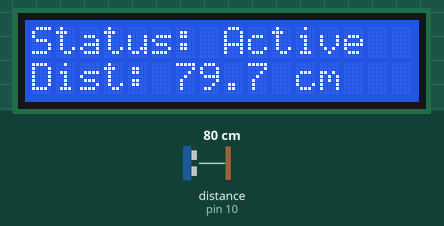
The sketch below on a simulated Arduino Uno, built with avr-gcc and run on an emulated ATmega328P. On the bench: 16×2 character LCD. Wiring (inferred from the names in the program): ultrasonic range finder: trigger pin 9; echo pin 10. The test bench sets the inputs (shaded band); at power-on: distance to the obstacle (sensor on pin 10) 80 cm. The echo pulse lasts 58.3 µs per cm; what the sketch prints to the serial monitor is not drawn.

Above: at 2.2 s.
3.3 s: distance to the obstacle (sensor on pin 10) set to 4 cm
At 4.3 s:
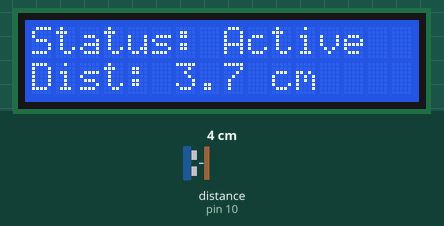
5.2 s: distance to the obstacle (sensor on pin 10) set to 2 cm
At 5.7 s:
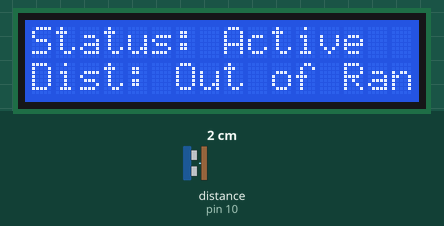
6.8 s: distance to the obstacle (sensor on pin 10) set to 18 cm
At 7.8 s:
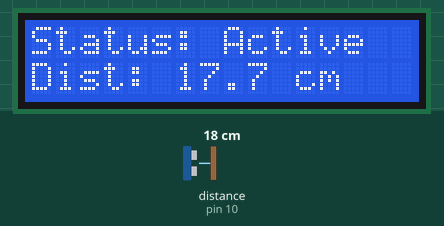
Timing chart, 0 to 9.8 s (numbered marks = the images above; inputs shaded):
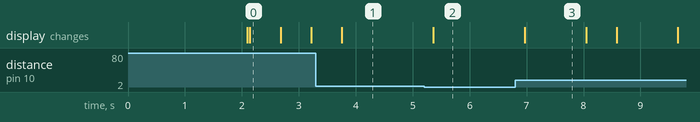

Measured:
- the behaviour switches between 3 and 2 cm on distance to the obstacle (sensor on pin 10) (found by bisection; images 1 and 2)
- after the input at 3.3 s, the display: changes after 0.46 s (image 1)
- after the input at 5.2 s, the display: changes after 0.16 s (image 2)
- after the input at 6.8 s, the display: changes after 0.17 s (image 3)
- what the display in image 0 shows lasts 0.6 s, from 2.1 s to 2.7 s
- what the display in image 3 shows lasts 1.0 s, from 7.0 s to 8.0 s

The sketch:

Question1.ino
```cpp
#include <Wire.h>
#include <LiquidCrystal_I2C.h>

// Define Arduino pins for HC-SR04 sensor
const int TRIG_PIN = 9;
const int ECHO_PIN = 10;

// Define variables for calculation
long duration;
float distance_cm;

// Initialize the LCD library with I2C address 0x27 and size 16x2
// Note: If 0x27 doesn't work, try 0x3F
LiquidCrystal_I2C lcd(0x27, 16, 2);

void setup() {
  // Initialize Serial Monitor for debugging purposes
  Serial.begin(9600);

  // Define pin modes for the ultrasonic sensor
  pinMode(TRIG_PIN, OUTPUT);
  pinMode(ECHO_PIN, INPUT);

  // Initialize the I2C LCD display
  lcd.init();
  lcd.backlight();

  // Display a professional welcome screen on boot
  lcd.setCursor(0, 0);
  lcd.print("Distance System");
  lcd.setCursor(0, 1);
  lcd.print("Initializing...");
  delay(2000);
  lcd.clear();
}

void loop() {
  // Clear the TRIG_PIN by setting it LOW first
  digitalWrite(TRIG_PIN, LOW);
  delayMicroseconds(2);

  // Trigger the sensor by sending a 10-microsecond HIGH pulse
  digitalWrite(TRIG_PIN, HIGH);
  delayMicroseconds(10);
  digitalWrite(TRIG_PIN, LOW);

  // Read the echo pulse duration in microseconds
  duration = pulseIn(ECHO_PIN, HIGH);

  // Calculate distance in centimeters
  // Speed of sound = 343 m/s = 0.0343 cm/microsecond
  // Distance = (Time * Speed) / 2 (accounting for round trip)
  distance_cm = (duration * 0.0343) / 2;

  // Display results via Serial Monitor for verification
  Serial.print("Measured Distance: ");
  Serial.print(distance_cm);
  Serial.println(" cm");

  // Update the LCD display with formatted output
  lcd.setCursor(0, 0);
  lcd.print("Status: Active  ");

  lcd.setCursor(0, 1);
  lcd.print("Dist: ");

  // Handle out-of-range readings gracefully
  if (distance_cm >= 400 || distance_cm <= 2) {
    lcd.print("Out of Range");
  } else {
    lcd.print(distance_cm, 1); // Display distance with 1 decimal place
    lcd.print(" cm        ");   // Extra spaces to clear trailing digits
  }

  // Add a small delay to avoid screen flickering and stabilize readings
  delay(500);
}
```
